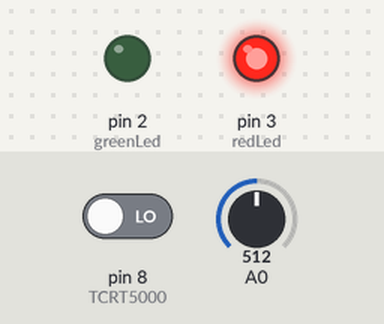
The sketch below on a simulated Arduino Uno, built with avr-gcc and run on an emulated ATmega328P. Shown: output pins drawn as LEDs (lit = HIGH). Inputs (shaded band) come from the test bench; at power-on: pin 8 (TCRT5000) LOW, A0 = 512. What the sketch prints to the serial monitor is not drawn.

Above: at 1.2 s.
1.3 s: pin 8 (TCRT5000) driven HIGH
At 1.7 s:
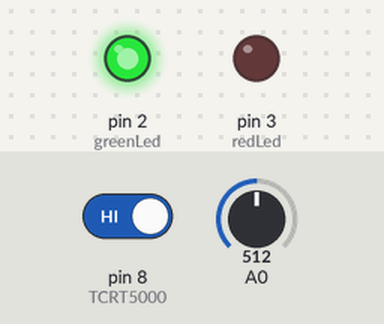
2.8 s: pin 8 (TCRT5000) driven LOW
At 4.2 s:
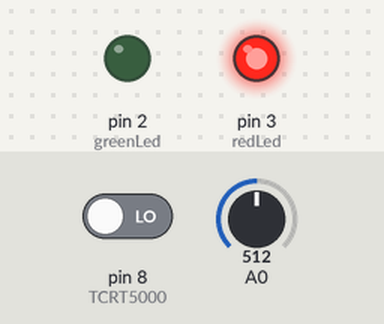
Timing chart, 0 to 5.8 s (numbered marks = the images above; inputs shaded):
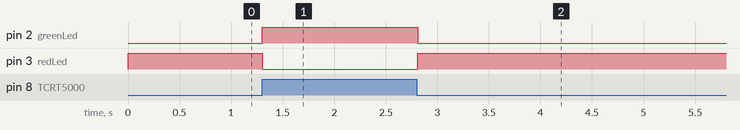

The sketch:

TCRT5000_Project.ino
```cpp
int redLed=3;
int greenLed =2;

int TCRT5000 =8;


void setup() {
  Serial.begin(9600);
  pinMode(greenLed,OUTPUT);
  pinMode(redLed,OUTPUT);
  pinMode(TCRT5000, INPUT);
}

void loop() {
  int dijital = digitalRead(TCRT5000);
  int analog = analogRead(A0);


  Serial.print(analog);


  if(dijital == HIGH){
    digitalWrite(greenLed,1);
    digitalWrite(redLed,0);
    delay(100);
  }else{
    digitalWrite(greenLed,0);
    digitalWrite(redLed,1);
    delay(100);
  }
}
```

Measured:
- after the input at 1.3 s, pin 2 (greenLed): LOW → HIGH at once; pin 3 (redLed): HIGH → LOW at once
- after the input at 2.8 s, pin 2 (greenLed): HIGH → LOW at once; pin 3 (redLed): LOW → HIGH at once
